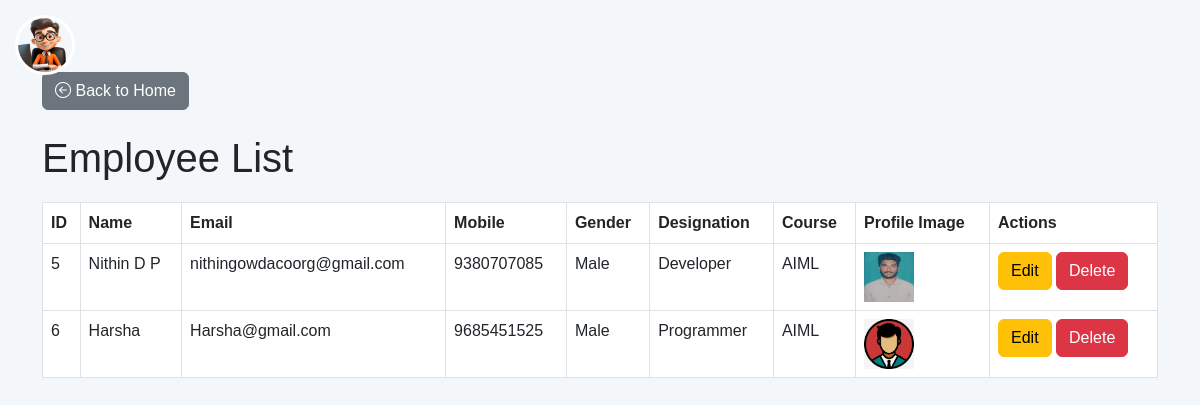
Page /employee_list/ on the committed database.
### app1/models.py (models this page shows, shortened)
class Employee(models.Model):
    name = models.CharField(max_length=100)
    email = models.EmailField(unique=True)
    mobile = models.CharField(max_length=15)
    gender_choices = [
        ('M', 'Male'),
        ('F', 'Female'),
        ('O', 'Other')
    ]
    gender = models.CharField(max_length=1, choices=gender_choices)
    designation = models.CharField(max_length=100)
    course = models.CharField(max_length=100)
    profile_image = models.ImageField(upload_to='employee_images/', null=True, blank=True)

### app1/views.py (the view)
# urls.py: path('employee_list/', views.employee_list, name='employee_list'),
def employee_list(request):
    employees = Employee.objects.all()  # Fetch all employees from the database
    return render(request, 'employee_list.html', {'employees': employees})

### templates/employee_list.html (shortened to what this page needs)
<!DOCTYPE html>
<html lang="en">
<head>
    {% load static %}
    <link href="https://cdn.jsdelivr.net/npm/bootstrap@5.3.0-alpha1/dist/css/bootstrap.min.css" rel="stylesheet">
    <link rel="stylesheet" href="{% static 'css/homepage.css' %}">
    <link href="https://cdn.jsdelivr.net/npm/bootstrap-icons/font/bootstrap-icons.css" rel="stylesheet">
</head>
<body>
            <div class="logo-container  ">
                <img src="{% static 'images/emp1.png' %}" alt="Logo" class="logo-img">
            </div>
<br>
    <div class="container mt-5">
        <a href="{% url 'home' %}" class="btn btn-secondary mb-4">
            <i class="bi bi-arrow-left-circle"></i> Back to Home
        </a>
        <h2>Employee List</h2>
        <table class="table table-bordered">
            <thead>
                <tr>
                    <th>ID</th>
                    <th>Name</th>
                    <th>Email</th>
                    <th>Mobile</th>
                    <th>Gender</th>
                    <th>Designation</th>
                    <th>Course</th>
                    <th>Profile Image</th>
                    <th>Actions</th>
                </tr>
            </thead>
            <tbody>
                {% for employee in employees %}
                <tr>
                    <td>{{ employee.id }}</td>
                    <td>{{ employee.name }}</td>
                    <td>{{ employee.email }}</td>
                    <td>{{ employee.mobile }}</td>
                    <td>{{ employee.get_gender_display }}</td>
                    <td>{{ employee.designation }}</td>
                    <td>{{ employee.course }}</td>
                    <td>
                        {% if employee.profile_image %}
                        <img src="{{ employee.profile_image.url }}" alt="Profile Image"
                            style="width: 50px; height: 50px;">
                        {% else %}
                        No Image
                        {% endif %}
                    </td>
                    <td>
                        <a href="{% url 'edit_employee' employee.id %}" class="btn btn-warning">Edit</a>
                        <form action="{% url 'delete_employee' employee.id %}" method="POST" style="display:inline;" onsubmit="return confirmDelete();">
                            <button type="submit" class="btn btn-danger">Delete</button>
                        </form>
                    </td>
                </tr>
                {% endfor %}
            </tbody>
        </table>
    </div>
</body>
</html>

### static/css/homepage.css (style rules this page uses)
body { font-family: 'Arial', sans-serif; background-color: #f4f7fa; }
.logo-container { position: absolute; top: 15px; left: 15px; display: flex; justify-content: center; align-items: center; }
.logo-img { width: 60px; height: 60px; border-radius: 50%; object-fit: cover; border: 3px solid #fff; }
.container h2 { font-size: 2.5rem; margin-bottom: 20px; }

### rows in the picture
Employee: id "5", name "Nithin D P", email "nithingowdacoorg@gmail.com", mobile "9380707085", gender "Male", designation "Developer", course "AIML", profile_image (picture)
Employee: id "6", name "Harsha", email "Harsha@gmail.com", mobile "9685451525", gender "Male", designation "Programmer", course "AIML", profile_image (picture)
